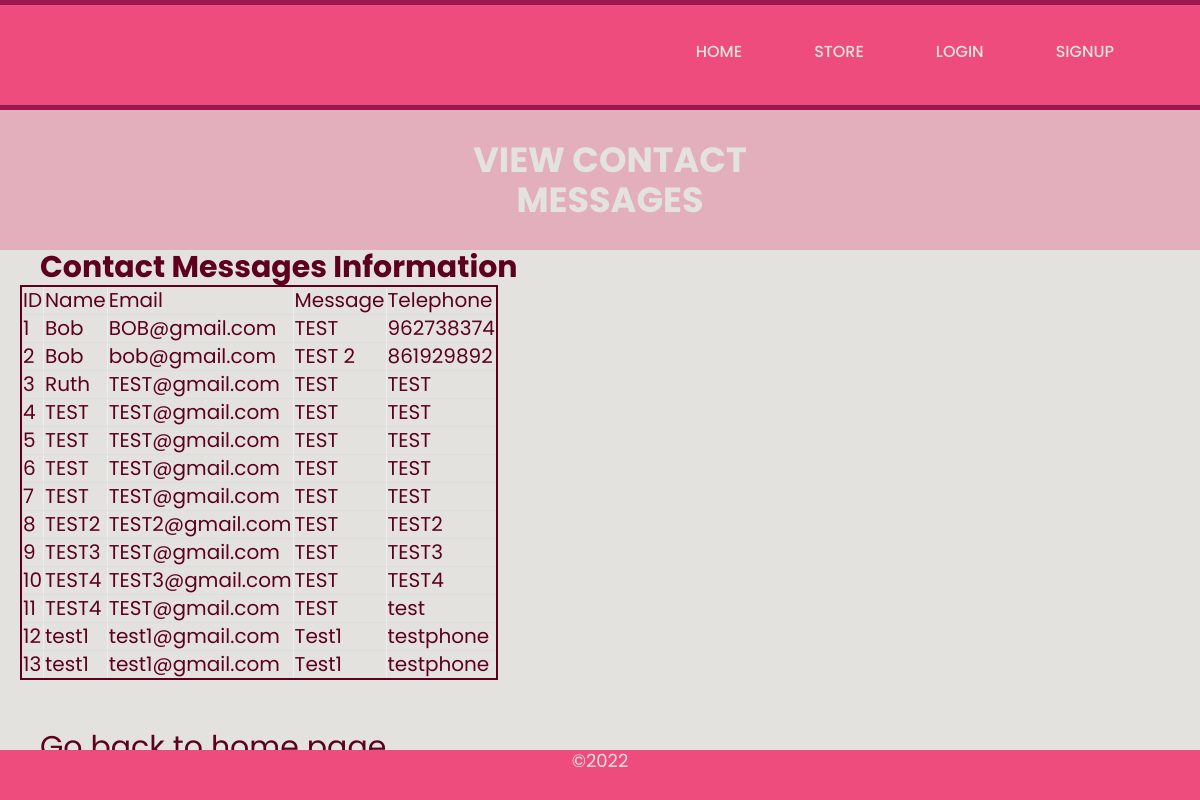
The app's page /contact with its own data.
### tables this page shows
CREATE TABLE CONTACT
      (CONTACTID INTEGER PRIMARY KEY AUTOINCREMENT,
      NAME VARCHAR(30) NOT NULL,
      EMAIL VARCHAR (23) NOT NULL,
      MESSAGE VARCHAR (200) NOT NULL,
      TELEPHONE int NOT NULL);

### flask_app.py (the view)
@app.route('/contact')
def contact():
    con = sqlite3.connect("WhatsForDinner.db")
    con.row_factory = sqlite3.Row
    cur = con.cursor()
    cur.execute("select * from CONTACT")
    rows = cur.fetchall()
    return render_template("/login/admin/contact.html", rows=rows)

### template/login/admin/contact.html (shortened to what this page needs)
<!DOCTYPE html>
<html>
<head>
	<link rel="stylesheet" href="{{ url_for('static', filename='/assets/css/index.css') }}">
</head>
<body>
	<div id="login_wrapper">
	    <header>
		    <nav>
		        <ul class="nav_main">
			        <li class="nav_buttons_active">Home</li>
			        <a href="/store"><li class="nav_buttons">Store</li></a>
					<a href="/login"><li class="nav_buttons">Login</li></a>
					<a href="/signup"><li class="nav_buttons">Signup</li></a>
		        </ul>
	        </nav>
	    </header>
		<main>
	       	<div class="login_header_box_outer">
	       		<div class="login_header_box_inner">
	       			<h3>View Contact Messages</h3>
	       	    </div>
			</div>
			<div class="view_table">
				<h3>Contact Messages Information</h3>
				<table border=5>
					<thead>
					<td>ID</td>
					<td>Name</td>
					<td>Email</td>
					<td>Message</td>
			     	<td>Telephone</td>
					</thead>
					{% for row in rows %}
					<tr>
						<td>{{row["CONTACTID"]}}</td>
						<td>{{row["NAME"]}}</td>
						<td>{{row["EMAIL"]}}</td>
						<td>{{row["MESSAGE"]}}</td>
						<td>{{row["TELEPHONE"]}}</td>
					</tr>
					{% endfor %}
				</table>
				<br>
				<br>
				<p class="home_link"><a href="/admin">Go back to home page</a></p>
			</div>
		</main>
	</div>
	<footer class="login_footer">
		<p>&copy;2022</p>
    </footer>
</body>
</html>

### static/assets/css/index.css (style rules this page uses)
* { margin: 0; }
body, html { height: 100%; }
ul, li, ol { margin: 0px; padding: 0px; list-style: none; }
a { text-decoration: none; }
a { text-decoration:none; }
header { float: left; width: 100%; height: auto; background: #EE4C7C; padding: 23px 0px; border-top: #9A1750 solid 5px; border-bottom: #9A1750 solid 5px; }
ul.nav_main { margin-right: 50px; float: right; }
li.nav_buttons_active { display: inline; list-style-type: none; float: left; padding: 7px 10px 10px 10px; margin: 7px 26px 10px 26px; font-size: 16px; line-height: 20px; display: block; font-weight: 500; text-transform: uppercase; font-family: 'Poppins', sans-serif; background:#EE4C7C; color: #E3E2DF; box-shadow: #white 0px 0px 56px 20px; text-align:center; }
a:link li.nav_buttons { color: #E3E2DF; background: #EE4C7C; }
li.nav_buttons { display: inline; list-style-type: none; float: left; padding: 7px 10px 10px 10px; margin: 7px 26px 10px 26px; font-size: 16px; line-height: 20px; display: block; font-weight: 500; text-transform: uppercase; font-family: 'Poppins', sans-serif; background: #EE4C7C; color: #E3E2DF; }
footer { float: left; width: 100%; height: auto; margin-top: -120px; padding-top: 27px; color: #E3E2DF; text-align: center; font-size: 18px; line-height: 22px; font-family: 'Poppins', sans-serif; }
.login_footer { width: 100%; height: 50px; background: #EE4C7C; margin-top: -50px; color: #E3E2DF; text-align: center; float: left; padding-top: 0px; font-size: 18px; line-height: 22px; font-family: 'Poppins', sans-serif; }
.login_footer p { text-align:center; padding-top:10; }
#login_wrapper { float: left; width: 100%; min-height: 100%; padding-bottom: -10px; box-sizing:border-box; background: #E3E2DF; }
.login_header_box_outer { background: #E3AFBC; height: auto; float: left; width: 100%; margin-bottom: 0px; }
.login_header_box_inner { background: #E3AFBC; height: auto; width: 500px; margin:0 auto; margin-top: 0px; }
.login_header_box_inner h3 { font-weight: bold; color: #E3E2DF; line-height: 40px; font-size: 35px; text-align: center; padding: 30px 40px; font-family: 'Poppins', sans-serif; text-transform: uppercase; }
.view_table { margin-top: 100px; font-size: 20px; line-height: 30px; font-family: 'Poppins', sans-serif; border-radius: 10px; }
.view_table a { text-decoration: none; font-size: 20px; line-height: 30px; font-family: 'Poppins', sans-serif; }
.view_table { padding-left: 20px; font-size: 20px; line-height: 25px; font-family: 'Poppins', sans-serif; color: #5D001E; }
.view_table table { font-size: 20px; line-height: 25px; font-family: 'Poppins', sans-serif; color: #5D001E; border: 2px solid; border-collapse: collapse; padding-left: 15px; }
.view_table table th, td { border-bottom: 1px solid #ddd; padding: 15x; }
.home_link a, h3 { text-decoration: none; font-size: 30px; line-height: 35px; font-family: 'Poppins', sans-serif; color: #5D001E; margin-left: 20px; }

### records on screen
CONTACT: CONTACTID "1", NAME "Bob", EMAIL "BOB@gmail.com", MESSAGE "TEST", TELEPHONE "962738374"
CONTACT: CONTACTID "2", NAME "Bob", EMAIL "bob@gmail.com", MESSAGE "TEST 2", TELEPHONE "861929892"
CONTACT: CONTACTID "3", NAME "Ruth", EMAIL "TEST@gmail.com", MESSAGE "TEST", TELEPHONE "TEST"
CONTACT: CONTACTID "4", NAME "TEST", EMAIL "TEST@gmail.com", MESSAGE "TEST", TELEPHONE "TEST"
CONTACT: CONTACTID "5", NAME "TEST", EMAIL "TEST@gmail.com", MESSAGE "TEST", TELEPHONE "TEST"
CONTACT: CONTACTID "6", NAME "TEST", EMAIL "TEST@gmail.com", MESSAGE "TEST", TELEPHONE "TEST"
CONTACT: CONTACTID "7", NAME "TEST", EMAIL "TEST@gmail.com", MESSAGE "TEST", TELEPHONE "TEST"
CONTACT: CONTACTID "8", NAME "TEST2", EMAIL "TEST2@gmail.com", MESSAGE "TEST", TELEPHONE "TEST2"
CONTACT: CONTACTID "9", NAME "TEST3", EMAIL "TEST@gmail.com", MESSAGE "TEST", TELEPHONE "TEST3"
CONTACT: CONTACTID "10", NAME "TEST4", EMAIL "TEST3@gmail.com", MESSAGE "TEST", TELEPHONE "TEST4"
CONTACT: CONTACTID "11", NAME "TEST4", EMAIL "TEST@gmail.com", MESSAGE "TEST", TELEPHONE "test"
CONTACT: CONTACTID "12", NAME "test1", EMAIL "test1@gmail.com", MESSAGE "Test1", TELEPHONE "testphone"
CONTACT: CONTACTID "13", NAME "test1", EMAIL "test1@gmail.com", MESSAGE "Test1", TELEPHONE "testphone"
